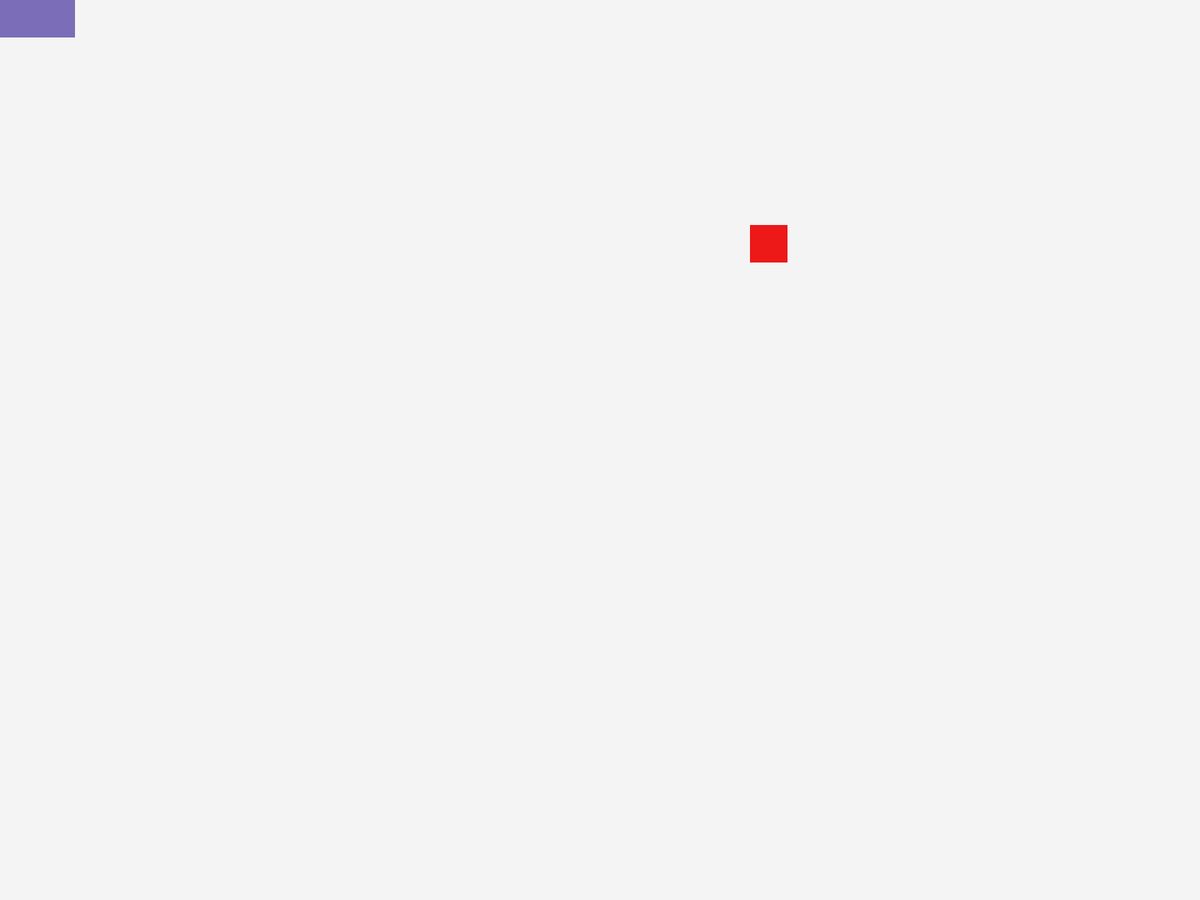
Frame 1 (no input)
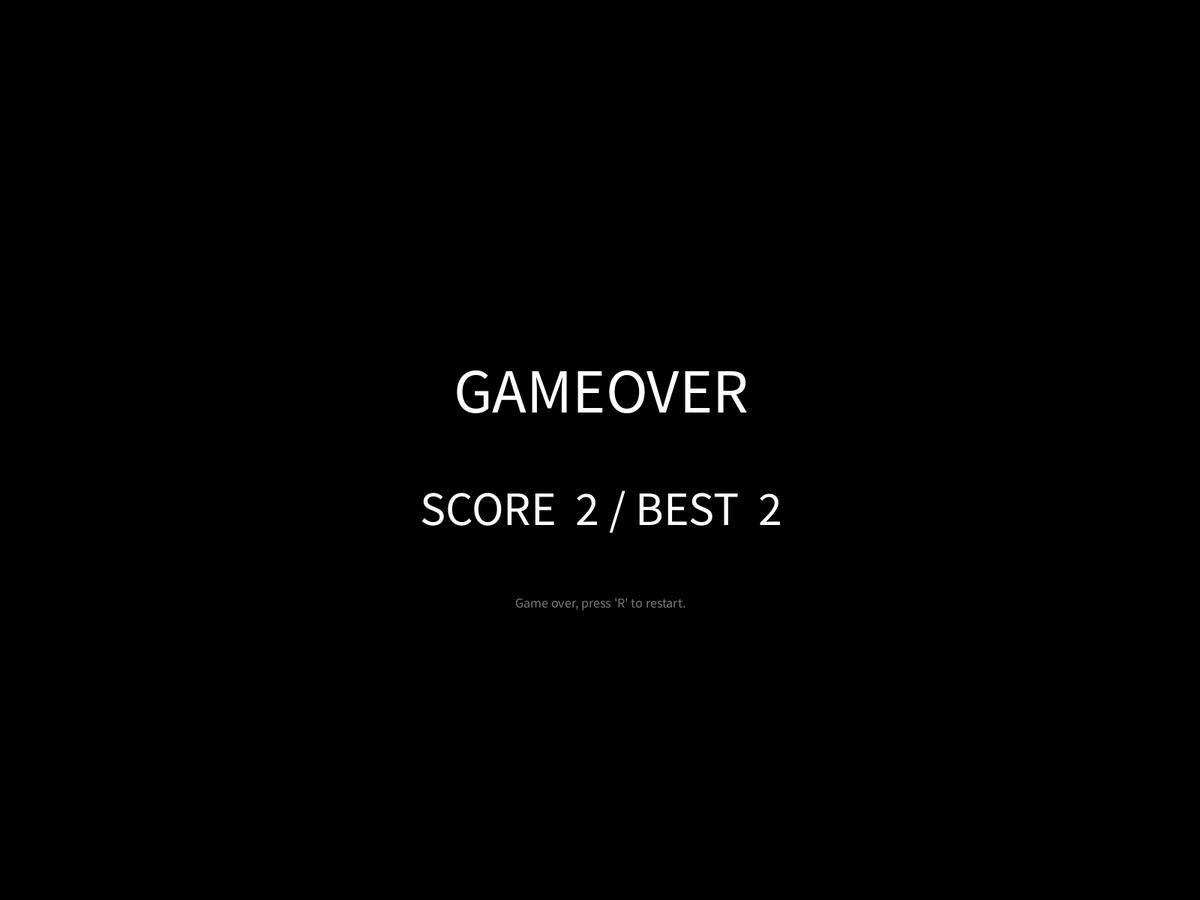
Frame 60 (the mouse pressed at the canvas centre just before this capture)
Frame 120 (the mouse held since frame 60 and released just before this capture): identical to frame 60, image omitted

The Processing sketch that drew these frames (run headless with seeded random() and noise(); from frame 60 on, the mouse is pressed at the canvas centre):

// Processing sketch: Snake
// ── Snake.pde
// Snake Game 
int w = 50;
int h = 50;

int snakeLength = 2;

int snakeHeadX;
int snakeHeadY;

char snakeDirection = 'R';

int maxSnakeLength = 500;

int[] x = new int[maxSnakeLength];
int[] y = new int[maxSnakeLength];

boolean foodKey = true;

int foodX;
int foodY;

int backgroundColor = 244;

int bestScore = snakeLength;

boolean gameOverKey = false;

void setup() {
  fullScreen();
  frameRate(10);
  noStroke();
}

void draw() {
  listenGameOver();
  if( isSnakeDie() ){
    return;
  }
  background(backgroundColor);
  if (keyPressed && key == CODED) {
    switch(keyCode){
      case LEFT:
        if(snakeDirection != 'R'){
          snakeDirection = 'L';
        }
        break;
      case RIGHT:
        if(snakeDirection != 'L'){
          snakeDirection = 'R';
        }
        break;
      case DOWN:
        if(snakeDirection != 'U'){
          snakeDirection = 'D';
        }
        break;
      case UP:
        if(snakeDirection != 'D'){
          snakeDirection = 'U';
        }
        break;
    }
  }
  switch(snakeDirection){
    case 'L':
      snakeHeadX -= w;
      break;
    case 'R':
      snakeHeadX += w;
      break;
    case 'D':
      snakeHeadY += w;
      break;
    case 'U':
      snakeHeadY -= w;
      break;
  }
  drawFood(width, height);
  drawSnake();
  if( snakeHeadX == foodX && snakeHeadY == foodY ){
    snakeLength++;
    foodKey = true;
  }
}
void snakeInit(){
  snakeLength = 2;
  gameOverKey = false;
  snakeHeadX = 0;
  snakeHeadY = 0;
  snakeDirection = 'R';
}

void drawSnake() {
  for (int i=snakeLength-1; i>0; i--) {
    x[i] = x[i-1];
    y[i] = y[i-1];
  }
  y[0] = snakeHeadY;
  x[0] = snakeHeadX;
  fill(#7B6DB7);
  for (int i=0; i<snakeLength; i++) {
    rect(x[i], y[i], w, h);
  }
}
void drawFood(int maxWidth, int maxHeight) {
  fill(#ED1818);
  if ( foodKey ) {
    foodX = int( random(0, maxWidth)/w  ) * w;
    foodY = int( random(0, maxHeight)/h ) * h;
  }
  
  rect(foodX, foodY, w, h);
  foodKey = false;
}

void listenGameOver(){
  if( gameOverKey && keyPressed && (key == 'r' || key == 'R') ){
    snakeInit();
  }
}

void showGameOver(){
  pushMatrix();
  gameOverKey = true;
  bestScore = bestScore > snakeLength ? bestScore : snakeLength;
  background(0);
  translate(width/2, height/2 - 50);
  fill(255);
  textAlign(CENTER);
  textSize(84);
  text("GAMEOVER", 0, 0);
  textSize(64);
  text("SCORE  "+ snakeLength + " / BEST  " + bestScore, 0, 150);
  fill(120);
  textSize(18);
  text("Game over, press 'R' to restart.", 0, 260);
  popMatrix();
}
boolean isSnakeDie(){
  if( snakeHeadX < 0 || snakeHeadX >= width || snakeHeadY < 0 || snakeHeadY >= height){
    showGameOver();
    return true;
  }
  if( snakeLength > 2 ){
    for( int i=1; i<snakeLength; i++ ){
      if( snakeHeadX == x[i] && snakeHeadY == y[i] ){
        showGameOver();
        return true;
      }
    }
  }
  
  return false;
}
